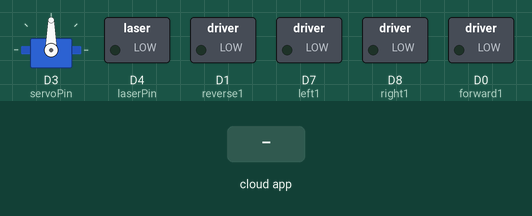
Recording of a sketch running on a simulated ESP8266 (NodeMCU). On the bench: servo, switched loads named in the sketch (green lamp = pin HIGH). The test bench sets the inputs (shaded band). WiFi joins after 1.5 s; servers stay silent unless stated; no MQTT or app messages arrive unless stated; what the sketch prints to the serial monitor is not drawn.

Above: at 2.7 s.
2.8 s: the phone or cloud app sets forward to ON
At 3.8 s:
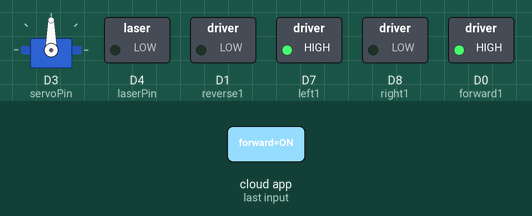
4.3 s: the phone or cloud app sets reverse to ON
At 5.1 s:
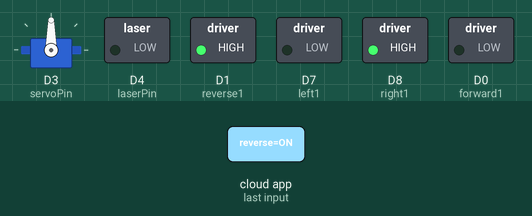
5.8 s: the phone or cloud app sets left to ON
At 6.8 s:
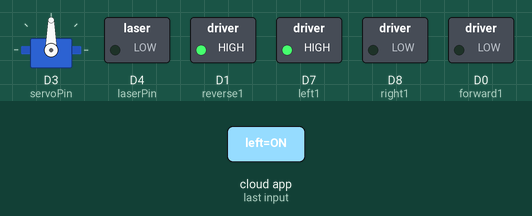
7.3 s: the phone or cloud app sets right to ON
At 8.1 s:
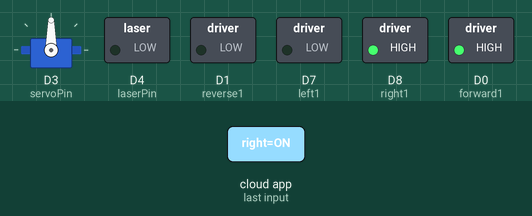
8.8 s: the phone or cloud app sets servoslider to 0
At 9.4 s:
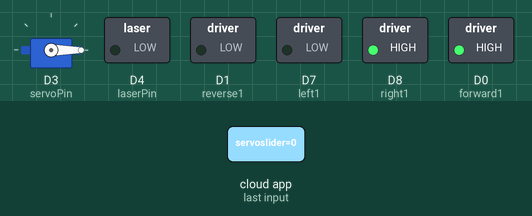
10.3 s: the phone or cloud app sets laser to 0
At 10.7 s:
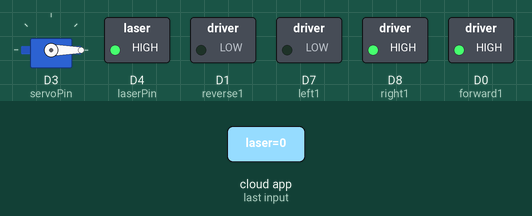
Timing chart, 0 to 12.8 s (numbered marks = the images above; inputs shaded):
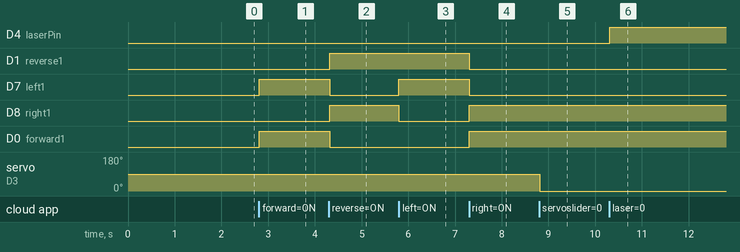

The sketch:

Border_secuirty_robot.ino
```cpp
#include <ESP8266WiFi.h>
#include "Adafruit_MQTT.h"
#include "Adafruit_MQTT_Client.h"
#include <Servo.h>


#define WIFI_SSID "SSID"
#define WIFI_PASS "PASSWORD"


#define MQTT_SERV "io.adafruit.com"
#define MQTT_PORT 1883
#define MQTT_NAME "buswaroop94822"
#define MQTT_PASS "311fde6006f245c19584cbdbf9792b2e"
#define ROBO_REPLY_MSG "I am connected"


int forward1 = D0;
int reverse1 = D1;
int left1    = D7;
int right1   = D8;
int servoPin = D3;
int laserPin = D4;

char* servoAngleChar;
String servoAngleString;
int servoAngleInt;

Servo myservo;
WiFiClient client;
Adafruit_MQTT_Client mqtt(&client, MQTT_SERV, MQTT_PORT, MQTT_NAME, MQTT_PASS);


Adafruit_MQTT_Subscribe d_forward = Adafruit_MQTT_Subscribe(&mqtt, MQTT_NAME "/f/forward");
Adafruit_MQTT_Subscribe d_reverse = Adafruit_MQTT_Subscribe(&mqtt, MQTT_NAME "/f/reverse");
Adafruit_MQTT_Subscribe d_left = Adafruit_MQTT_Subscribe(&mqtt, MQTT_NAME "/f/left");
Adafruit_MQTT_Subscribe d_right = Adafruit_MQTT_Subscribe(&mqtt, MQTT_NAME "/f/right");
Adafruit_MQTT_Subscribe servo_feed = Adafruit_MQTT_Subscribe(&mqtt, MQTT_NAME "/f/servoslider");
Adafruit_MQTT_Subscribe laser = Adafruit_MQTT_Subscribe(&mqtt, MQTT_NAME "/f/laser");

Adafruit_MQTT_Publish robotreplymessage = Adafruit_MQTT_Publish(&mqtt, MQTT_NAME "/f/message");

void setup()
{
  WiFi.begin(WIFI_SSID, WIFI_PASS);
  //WiFi.begin("GSP iPhone","Gs9844990667");
  //WiFi.begin("NodeMCU12","NodeMCU12");


  while (WiFi.status() != WL_CONNECTED)
  {
    Serial.print(">");
    delay(50);
  }

  //subscribe for the necessary feeds
  mqtt.subscribe(&d_forward);
  mqtt.subscribe(&d_reverse);
  mqtt.subscribe(&d_left);
  mqtt.subscribe(&d_right);
  mqtt.subscribe(&servo_feed);
  mqtt.subscribe(&laser);

  myservo.attach(servoPin);
  robotreplymessage.publish(ROBO_REPLY_MSG);


  //pinMode(led, OUTPUT);
  pinMode(forward1,OUTPUT);
  pinMode(reverse1,OUTPUT);
  pinMode(left1,OUTPUT);
  pinMode(right1,OUTPUT);
  pinMode(servoPin,OUTPUT);
  pinMode(laserPin,OUTPUT);


}

void loop()
{
  //Connect/Reconnect to MQTT
  MQTT_connect();

  //Read from our subscription queue until we run out, or
  //wait up to 5 seconds for subscription to update
  Adafruit_MQTT_Subscribe * subscription;
  while ((subscription = mqtt.readSubscription(5000)))
  {
    //If we're in here, a subscription updated...
    //robotreplymessage.publish(ROBO_REPLY_MSG);
    if (subscription == &d_forward)
    {

      //scan whether forward button is pressed
      if (strcmp((char*) d_forward.lastread, "0"))
      {
        digitalWrite(forward1, HIGH);
        digitalWrite(reverse1, LOW);
        digitalWrite(left1, HIGH);
        digitalWrite(right1, LOW);
        robotreplymessage.publish("Moving Forward");
      }
      else// if (strcmp((char*) d_forward.lastread, "1"))
      {
        digitalWrite(forward1, LOW);
        digitalWrite(reverse1, LOW);
        digitalWrite(left1, LOW);
        digitalWrite(right1, LOW);
        //robotreplymessage.publish("Idle");
      }
    }
    if (subscription == &d_reverse)
    {

      //scan whether reverse button is pressed
      if (strcmp((char*) d_reverse.lastread, "0"))
      {
        digitalWrite(forward1, LOW);
        digitalWrite(reverse1, HIGH);
        digitalWrite(left1, LOW);
        digitalWrite(right1, HIGH);
        robotreplymessage.publish("Moving Reverse");
      }
      else //if (strcmp((char*) d_reverse.lastread, "0"))
      {
          digitalWrite(forward1, LOW);
          digitalWrite(reverse1, LOW);
          digitalWrite(left1, LOW);
          digitalWrite(right1, LOW);
          //robotreplymessage.publish("Idle");
      }
    }
    if (subscription == &d_left)
    {

      //scan whether reverse button is pressed
      if (strcmp((char*) d_left.lastread, "0"))
      {
        digitalWrite(forward1, LOW);
        digitalWrite(reverse1, HIGH);
        digitalWrite(left1, HIGH);
        digitalWrite(right1, LOW);
        robotreplymessage.publish("Took Left");
      }
      else //if (strcmp((char*) d_left.lastread, "0"))
      {

          digitalWrite(forward1, LOW);
          digitalWrite(reverse1, LOW);
          digitalWrite(left1, LOW);
          digitalWrite(right1, LOW);
          //robotreplymessage.publish("Idle");
      }
    }
    if (subscription == &d_right)
    {

      //scan whether reverse button is pressed
      if (strcmp((char*) d_right.lastread, "0"))
      {
        digitalWrite(forward1, HIGH);
        digitalWrite(reverse1, LOW);
        digitalWrite(left1, LOW);
        digitalWrite(right1, HIGH);
        robotreplymessage.publish("Took Right");
      }
      else //if (strcmp((char*) d_right.lastread, "0"))
      {

          digitalWrite(forward1, LOW);
          digitalWrite(reverse1, LOW);
          digitalWrite(left1, LOW);
          digitalWrite(right1, LOW);
          //robotreplymessage.publish("Idle");
      }
    }

    if (subscription == &laser)
    {
      if (strcmp((char*) laser.lastread, "ON"))
      {
        digitalWrite(laserPin, HIGH);
        robotreplymessage.publish("Laser Turned On");
      }
      else
      {
          digitalWrite(laserPin, LOW);
          robotreplymessage.publish("Laser Turned Off");
      }
    }

    if (subscription == &servo_feed)
    {
      servoAngleChar   = (char*)servo_feed.lastread;
      servoAngleString = (String) servoAngleChar;
      servoAngleInt = servoAngleString.toInt();

      if(servoAngleInt > 180)
      {
        myservo.write(0);
        robotreplymessage.publish("Angle cannot be more than 180");
      }
      else
      {
        myservo.write(servoAngleInt);
        robotreplymessage.publish("Changed laser direction");
      }
    }

  }
}


void MQTT_connect()
{

  //  // Stop if already connected
  if (mqtt.connected() && mqtt.ping())
  {
    //    mqtt.disconnect();
    return;
  }

  int8_t ret;

  mqtt.disconnect();

  Serial.print("Connecting to MQTT... ");
  uint8_t retries = 3;
  while ((ret = mqtt.connect()) != 0) // connect will return 0 for connected
  {
    Serial.println(mqtt.connectErrorString(ret));
    Serial.println("Retrying MQTT connection in 5 seconds...");
    mqtt.disconnect();
    delay(5000);  // wait 5 seconds
    retries--;
    if (retries == 0)
    {
      ESP.reset();
    }
  }
  Serial.println("MQTT Connected!");
}
```

Measured:
- after the input at 2.8 s, D7 (left1), D0 (forward1): LOW → HIGH at once
- after the input at 4.3 s, D1 (reverse1), D8 (right1): LOW → HIGH at once; D7 (left1), D0 (forward1): HIGH → LOW at once
- after the input at 5.8 s, D7 (left1): LOW → HIGH at once; D8 (right1): HIGH → LOW at once
- after the input at 7.3 s, D1 (reverse1), D7 (left1): HIGH → LOW at once; D8 (right1), D0 (forward1): LOW → HIGH at once
- after the input at 8.8 s, servo on D3 (servoPin): 90° → 0° at once
- after the input at 10.3 s, D4 (laserPin): LOW → HIGH at once
